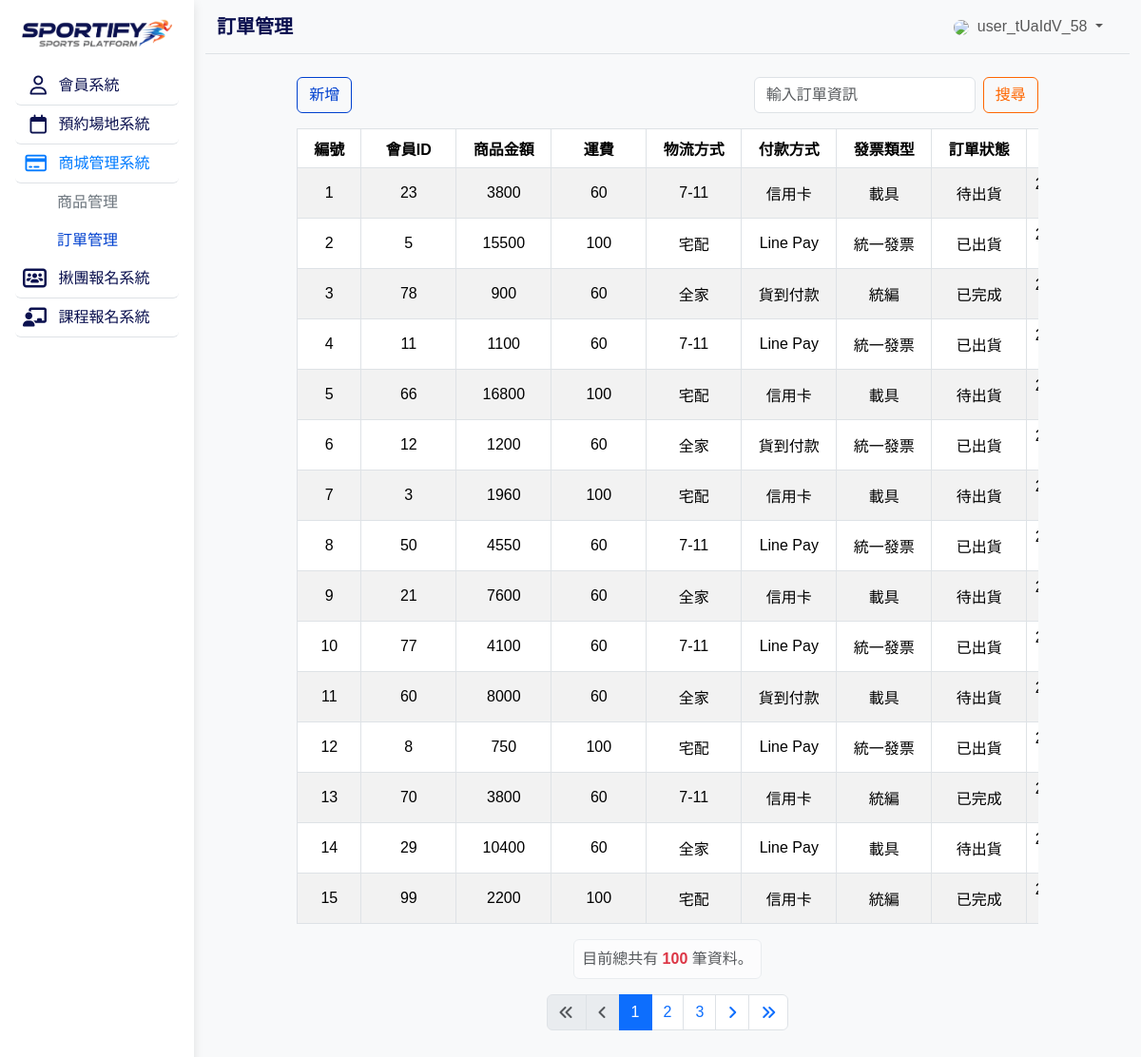
/orders_list.php (signed in), run on the app's committed database.
### tables this page shows
CREATE TABLE `orders` (
  `order_id` int NOT NULL,
  `member_id` bigint NOT NULL,
  `total` int NOT NULL,
  `fee` int NOT NULL,
  `address` text NOT NULL,
  `status` enum('待出貨','已出貨','已完成') NOT NULL,
  `payment` enum('信用卡','Line Pay','貨到付款') NOT NULL,
  `invoice` enum('統一發票','統編','載具') NOT NULL,
  `delivery` enum('7-11','全家','宅配') NOT NULL,
  `created` datetime DEFAULT CURRENT_TIMESTAMP,
  `updated` datetime DEFAULT CURRENT_TIMESTAMP ON UPDATE CURRENT_TIMESTAMP
);

CREATE TABLE `members` (
  `id` bigint NOT NULL,
  `username` varchar(50) NOT NULL,
  `email` varchar(100) NOT NULL,
  `password` varchar(64) NOT NULL,
  `full_name` varchar(100) DEFAULT NULL,
  `phone_number` varchar(20) DEFAULT NULL,
  `gender` tinyint(1) DEFAULT NULL,
  `birth_date` date DEFAULT NULL,
  `avatar_url` varchar(255) DEFAULT NULL,
  `address` varchar(200) DEFAULT NULL,
  `is_active` tinyint(1) DEFAULT '1',
  `email_verified` tinyint(1) DEFAULT '0',
  `phone_verified` tinyint(1) DEFAULT '0',
  `role` enum('admin','user') NOT NULL DEFAULT 'user',
  `created_at` timestamp NULL DEFAULT CURRENT_TIMESTAMP,
  `updated_at` timestamp NULL DEFAULT CURRENT_TIMESTAMP ON UPDATE CURRENT_TIMESTAMP
);

### orders_list.php (the view, shortened to what this page needs)
<?php include __DIR__ . '/parts/init.php';
$perPage = 15;
$page = isset($_GET['page']) ? intval($_GET['page']) : 1;
$search = isset($_GET['search']) ? trim($_GET['search']) : '';
$searchSql = '';
$params = [];
$sql = "SELECT o.*, m.id
        FROM orders o
        JOIN members m ON o.member_id = m.id
        $searchSql
        ORDER BY o.order_id
        LIMIT " . (($page - 1) * $perPage) . ", " . $perPage;
$stmt = $pdo->prepare($sql);
$stmt->execute($params);
$rows = $stmt->fetchAll();
?>
<?php include __DIR__ . '/parts/html-head.php' ?>
<?php include __DIR__ . '/parts/html-aside.php' ?>
<?php include __DIR__ . '/parts/html-navbar.php' ?>
<div class="container-fluid px-3">
    <div class="row justify-content-center">
        <div class="col-12 col-sm-11 col-md-10">
            <div class="d-flex flex-wrap justify-content-md-between align-items-center gap-2 mb-3">
                <a href="orders_add.php" class="btn btn-outline-primary">新增</a>
                <form class="d-flex align-items-center mb-0" role="search" method="GET" action="orders_list.php">
                    <input class="form-control me-2" type="search" name="search" placeholder="輸入訂單資訊" value="<?= htmlentities($search) ?>" aria-label="Search" />
                    <button class="btn btn-outline-success" style="white-space: nowrap;" type="submit">搜尋</button>
                </form>
            </div>
            <div class="mb-3">
                <div class="table-responsive">
                    <table class="mb-0 table table-bordered table-striped text-center text-break align-middle">
                        <thead>
                            <tr>
                                <th class="sm-th">編號</th>
                                <th>會員ID</th>
                                <th>商品金額</th>
                                <th>運費</th>
                                <th>物流方式</th>
                                <th>付款方式</th>
                                <th>發票類型</th>
                                <th>訂單狀態</th>
                                <th>成立時間</th>
                            </tr>
                        </thead>
                        <tbody>
                            <?php foreach ($rows as $r): ?>
                                <tr>
                                    <td class="sm-td"><?= $r['order_id'] ?></td>
                                    <td class="name search-field"><?= htmlentities($r['id']) ?></td>
                                    <td class="search-field"><?= htmlentities($r['total']) ?></td>
                                    <td class="search-field"><?= htmlentities($r['fee']) ?></td>
                                    <td class="search-field"><?= htmlentities($r['delivery']) ?></td>
                                    <td class="search-field"><?= htmlentities($r['payment']) ?></td>
                                    <td class="search-field"><?= htmlentities($r['invoice']) ?></td>
                                    <td class="search-field"><?= htmlentities($r['status']) ?></td>
                                    <td class="search-field"><?= htmlentities($r['created']) ?></td>
                                </tr>
                            <?php endforeach; ?>
                        </tbody>
                    </table>
                </div>
            </div>
            <?php include __DIR__ . '/parts/html-pagination.php' ?>
        </div>
    </div>
</div>
<?php include __DIR__ . '/parts/html-scripts.php' ?>
<?php include __DIR__ . '/parts/html-tail.php' ?>

### css/color_style.css (style rules this page uses)
.btn-outline-primary { border-color: var(--ocean-blue) !important; color: var(--ocean-blue) !important; }
.btn-outline-success { border-color: var(--burnt-orange) !important; color: var(--burnt-orange) !important; }

### parts/html-head.php (style rules this page uses)
html, body { height: 100%; font-family: "Noto Sans TC", sans-serif; }
.table td, .table th { min-width: 100px; }
.sm-th, .sm-td { min-width: 67px !important; }

### data on the page
orders: order_id "1", member "23", total "3800", fee "60", delivery "7-11", payment "信用卡", invoice "載具", status "待出貨"
orders: order_id "2", member "5", total "15500", fee "100", delivery "宅配", payment "Line Pay", invoice "統一發票", status "已出貨"
orders: order_id "3", member "78", total "900", fee "60", delivery "全家", payment "貨到付款", invoice "統編", status "已完成"
orders: order_id "4", member "11", total "1100", fee "60", delivery "7-11", payment "Line Pay", invoice "統一發票", status "已出貨"
orders: order_id "5", member "66", total "16800", fee "100", delivery "宅配", payment "信用卡", invoice "載具", status "待出貨"
orders: order_id "6", member "12", total "1200", fee "60", delivery "全家", payment "貨到付款", invoice "統一發票", status "已出貨"
orders: order_id "7", member "3", total "1960", fee "100", delivery "宅配", payment "信用卡", invoice "載具", status "待出貨"
orders: order_id "8", member "50", total "4550", fee "60", delivery "7-11", payment "Line Pay", invoice "統一發票", status "已出貨"
orders: order_id "9", member "21", total "7600", fee "60", delivery "全家", payment "信用卡", invoice "載具", status "待出貨"
orders: order_id "10", member "77", total "4100", fee "60", delivery "7-11", payment "Line Pay", invoice "統一發票", status "已出貨"
orders: order_id "11", member "60", total "8000", fee "60", delivery "全家", payment "貨到付款", invoice "載具", status "待出貨"
orders: order_id "12", member "8", total "750", fee "100", delivery "宅配", payment "Line Pay", invoice "統一發票", status "已出貨"
orders: order_id "13", member "70", total "3800", fee "60", delivery "7-11", payment "信用卡", invoice "統編", status "已完成"
orders: order_id "14", member "29", total "10400", fee "60", delivery "全家", payment "Line Pay", invoice "載具", status "待出貨"
orders: order_id "15", member "99", total "2200", fee "100", delivery "宅配", payment "信用卡", invoice "統編", status "已完成"

### other printed values
$title "訂單管理"
$_SESSION['member']['username'] "user_tUaIdV_58"
$totalRows "100"
